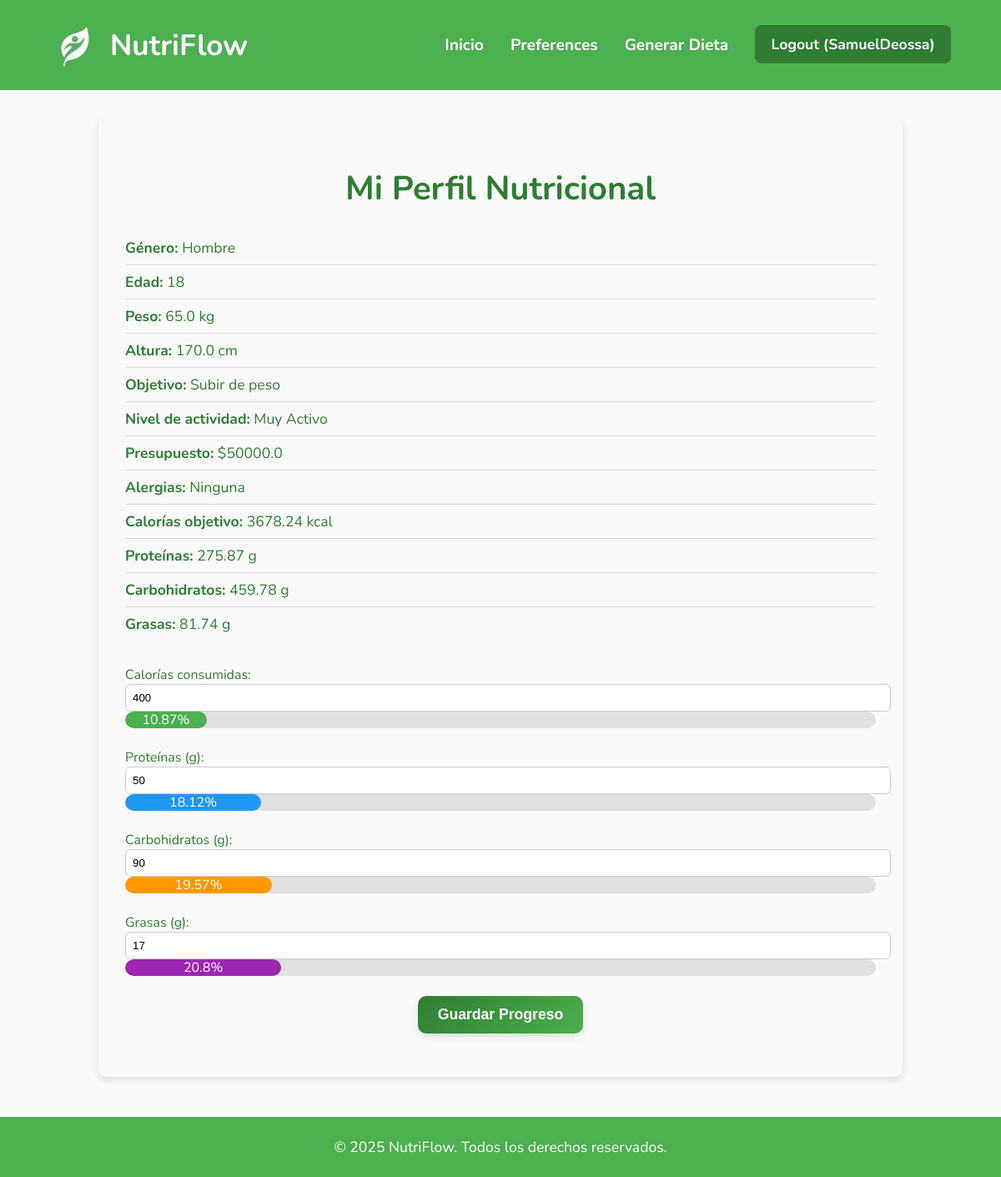
The app's page /preferences/perfil/ (signed in) with its own data.
### preferences/models.py (models this page shows, shortened)
class Preferences(models.Model):
    user = models.OneToOneField(User, on_delete=models.CASCADE)
    genero = models.CharField(max_length=10, choices=[("male", "Hombre"), ("female", "Mujer")])
    objetivo = models.CharField(max_length=20, choices=[("lose_weight", "Bajar de peso"), ("improve_health", "Mejorar salud"), ("gain_weight", "Subir de peso")])
    edad = models.IntegerField()
    peso = models.FloatField()
    altura = models.FloatField()
    nivel_actividad = models.CharField(max_length=20, choices=[("sedentario", "Sedentario"), ("ligero", "Ligero"), ("moderado", "Moderado"), ("activo", "Activo"), ("muy_activo", "Muy Activo")])
    presupuesto = models.FloatField()
    alergias = models.TextField(blank=True, null=True)
    calorias = models.FloatField(default=0)
    proteinas = models.FloatField(default=0)
    carbohidratos = models.FloatField(default=0)
    grasas = models.FloatField(default=0)

### accounts/views.py (the view)
# urls.py: path('perfil/', profile_view, name='perfil'),
@login_required
def profile_view(request):
    preferences = Preferences.objects.filter(user=request.user).first()
    if not preferences:
        return render(request, 'account.html', {'no_preferences': True})
    calorias_consumidas = 400
    proteinas_consumidas = 50
    carbohidratos_consumidos = 90
    grasas_consumidas = 17
    def porcentaje(actual, objetivo):
        return min(round((actual / objetivo) * 100, 2), 100) if objetivo > 0 else 0
    context = {
        'no_preferences': False,
        'preferences': preferences,
        'calorias_consumidas': calorias_consumidas,
        'proteinas_consumidas': proteinas_consumidas,
        'carbohidratos_consumidos': carbohidratos_consumidos,
        'grasas_consumidas': grasas_consumidas,
        'porcentaje_calorias': porcentaje(calorias_consumidas, preferences.calorias),
        'porcentaje_proteinas': porcentaje(proteinas_consumidas, preferences.proteinas),
        'porcentaje_carbohidratos': porcentaje(carbohidratos_consumidos, preferences.carbohidratos),
        'porcentaje_grasas': porcentaje(grasas_consumidas, preferences.grasas),
    }
    return render(request, 'account.html', context)

### accounts/templates/account.html (shortened to what this page needs)
<!DOCTYPE html>
<html lang="es">
<head>
</head>
<body>
<header>
    <div class="container-flex">
        <div class="logo">
            <img src="/media/images/nutriflowlogo.png" alt="NutriFlow Logo">
            <span style="margin-left: 12px;">NutriFlow</span>
        </div>
        <nav>
            <ul>
                <li><a href="/">Inicio</a></li>
                <li><a href="/preferences">Preferences</a></li>
                <li><a href="{% url 'generate_diet' %}">Generar Dieta</a></li>
                {% if user.is_authenticated %}
                    <li><a href="{% url 'logoutaccount' %}" class="cta-button">Logout ({{ user.username }})</a></li>
                {% else %}
                    <li><a href="{% url 'loginaccount' %}">Login</a></li>
                    <li><a href="{% url 'signupaccount' %}" class="cta-button">Get Started</a></li>
                {% endif %}
            </ul>
        </nav>
    </div>
</header>
<div class="perfil-container">
    <h1>Mi Perfil Nutricional</h1>
    {% if preferences %}
    <div class="perfil-info">
        <ul>
            <li><strong>Género:</strong> {{ preferences.get_genero_display }}</li>
            <li><strong>Edad:</strong> {{ preferences.edad }}</li>
            <li><strong>Peso:</strong> {{ preferences.peso }} kg</li>
            <li><strong>Altura:</strong> {{ preferences.altura }} cm</li>
            <li><strong>Objetivo:</strong> {{ preferences.get_objetivo_display }}</li>
            <li><strong>Nivel de actividad:</strong> {{ preferences.get_nivel_actividad_display }}</li>
            <li><strong>Presupuesto:</strong> ${{ preferences.presupuesto }}</li>
            <li><strong>Alergias:</strong> {{ preferences.alergias|default:"Ninguna" }}</li>
            <li><strong>Calorías objetivo:</strong> {{ preferences.calorias }} kcal</li>
            <li><strong>Proteínas:</strong> {{ preferences.proteinas }} g</li>
            <li><strong>Carbohidratos:</strong> {{ preferences.carbohidratos }} g</li>
            <li><strong>Grasas:</strong> {{ preferences.grasas }} g</li>
        </ul>
    </div>
    {% else %}
    <p>Aún no has configurado tus preferencias nutricionales. Puedes hacerlo desde tu panel de usuario.</p>
    {% endif %}
    <div class="progreso">
        <form method="POST">
    <div style="margin-bottom: 1.5rem;">
        <label for="calorias">Calorías consumidas:</label><br>
        <input type="number" name="calorias" id="calorias" value="{{ calorias_consumidas }}" required style="width: 100%; padding: 8px; border-radius: 6px; border: 1px solid #ccc;">
        <div class="barra"><div class="relleno calorias" style="width: {{ porcentaje_calorias }}%;">{{ porcentaje_calorias }}%</div></div>
    </div>
    <div style="margin-bottom: 1.5rem;">
        <label for="proteinas">Proteínas (g):</label><br>
        <input type="number" name="proteinas" id="proteinas" value="{{ proteinas_consumidas }}" required style="width: 100%; padding: 8px; border-radius: 6px; border: 1px solid #ccc;">
        <div class="barra"><div class="relleno proteinas" style="width: {{ porcentaje_proteinas }}%;">{{ porcentaje_proteinas }}%</div></div>
    </div>
    <div style="margin-bottom: 1.5rem;">
        <label for="carbohidratos">Carbohidratos (g):</label><br>
        <input type="number" name="carbohidratos" id="carbohidratos" value="{{ carbohidratos_consumidos }}" required style="width: 100%; padding: 8px; border-radius: 6px; border: 1px solid #ccc;">
        <div class="barra"><div class="relleno carbohidratos" style="width: {{ porcentaje_carbohidratos }}%;">{{ porcentaje_carbohidratos }}%</div></div>
    </div>
    <div style="margin-bottom: 1.5rem;">
        <label for="grasas">Grasas (g):</label><br>
        <input type="number" name="grasas" id="grasas" value="{{ grasas_consumidas }}" required style="width: 100%; padding: 8px; border-radius: 6px; border: 1px solid #ccc;">
        <div class="barra"><div class="relleno grasas" style="width: {{ porcentaje_grasas }}%;">{{ porcentaje_grasas }}%</div></div>
    </div>
    <button type="submit" class="cta-button" style="
        background: linear-gradient(135deg, var(--verde-profundo), var(--verde-vitalidad));
        border: none;
        color: white;
        padding: 12px 24px;
        font-size: 1.1rem;
        font-weight: bold;
        border-radius: 10px;
        box-shadow: 0 4px 10px rgba(0,0,0,0.1);
        transition: all 0.3s ease;
        cursor: pointer;
        display: block;
        margin: 20px auto;
    "> Guardar Progreso</button>
</form>
    </div>
</div>
<footer>
    <div class="footer">
      <p>&copy; 2025 NutriFlow. Todos los derechos reservados.</p>
    </div>
</footer>
</body>
</html>

### accounts/templates/account.html (style rules this page uses)
:root { --verde-vitalidad: #4CAF50; --verde-tranquilo: #81C784; --verde-profundo: #2E7D32; --blanco-pureza: #FAFAFA; --gris-natural: #B0BEC5; }
body { font-family: 'Nunito', sans-serif; background-color: var(--blanco-pureza); color: var(--verde-profundo); margin: 0; padding: 0; }
header { background-color: var(--verde-vitalidad); color: white; padding: 1.5rem 0; }
.container-flex { width: 90%; max-width: 1100px; margin: 0 auto; display: flex; justify-content: space-between; align-items: center; }
.logo { display: flex; align-items: center; font-size: 2.2rem; font-weight: 700; color: white; }
.logo img { height: 60px; vertical-align: middle; }
nav ul { list-style: none; display: flex; gap: 2rem; padding: 0; margin: 0; }
nav a { color: white; text-decoration: none; font-weight: 700; font-size: 1.2rem; transition: opacity 0.3s ease; }
.cta-button { background-color: var(--verde-profundo); padding: 0.7rem 1.2rem; border-radius: 8px; font-size: 1.1rem; transition: background-color 0.3s; }
.perfil-container { width: 90%; max-width: 900px; margin: 2rem auto; background-color: var(--blanco-pureza); border-radius: 10px; box-shadow: 0 4px 8px rgba(0, 0, 0, 0.1); padding: 2rem; }
h1 { color: var(--verde-profundo); text-align: center; font-size: 2.5rem; margin-bottom: 1.5rem; }
.perfil-info ul { list-style: none; padding: 0; }
.perfil-info li { padding: 8px 0; border-bottom: 1px solid #e0e0e0; font-size: 1.1rem; }
.perfil-info li:last-child { border-bottom: none; }
.progreso { margin-top: 30px; }
footer { background-color: var(--verde-vitalidad); color: white; padding: 1.5rem 0; margin-top: 3rem; }
footer p { text-align: center; margin: 0; font-size: 1.1rem; color: white; }
.barra { height: 20px; background-color: #e0e0e0; border-radius: 10px; overflow: hidden; margin-bottom: 15px; }
.relleno { height: 100%; line-height: 20px; color: white; text-align: center; border-radius: 10px; }
.calorias { background-color: #4caf50; }
.proteinas { background-color: #2196f3; }
.carbohidratos { background-color: #ff9800; }
.grasas { background-color: #9c27b0; }

### records on screen
Preferences: genero "Hombre", edad "18", peso "65.0", altura "170.0", objetivo "Subir de peso", nivel_actividad "Muy Activo", presupuesto "50000.0", alergias "Ninguna", calorias "3678.24", proteinas "275.87", carbohidratos "459.78", grasas "81.74"

### other values on screen
{{ user.username }} "SamuelDeossa"
{{ porcentaje_calorias }} "10.87"
{{ porcentaje_proteinas }} "18.12"
{{ porcentaje_carbohidratos }} "19.57"
{{ porcentaje_grasas }} "20.8"
